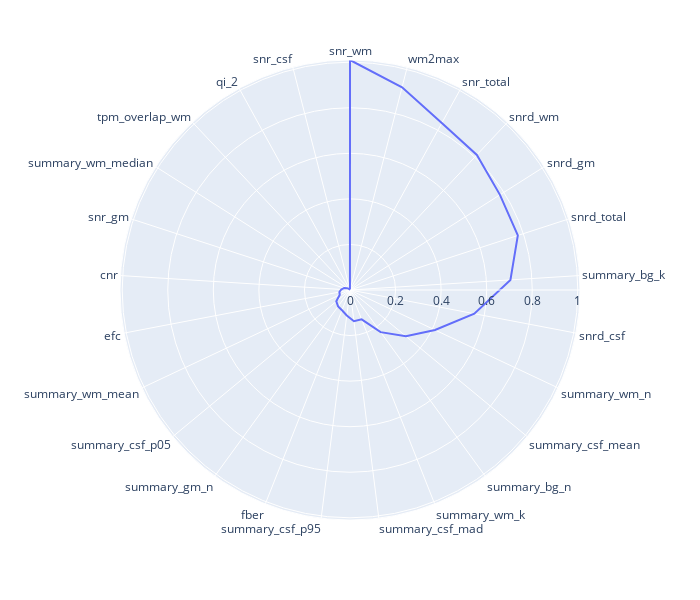

Notebook code for this chart:
### Markdown cell above
Non-surprinsingly, many coefficients have a median of zero as we saw before the that those coefficients are consistently zero across the cross-validation folds. Let's have a look only at the non-zero median features in a polar plot.

### Code cell
#Keep only non-zero median features
median_df_non0 = median_abs_df_sorted[median_abs_df_sorted['median'] != 0]

#Polar plot
radar_lg_df = pd.DataFrame({'r': median_df_non0["median"], 'theta': median_df_non0.index})
radar_lg_df["r_abs"] = radar_lg_df["r"].abs()
plt.figure(figsize=(12,18))
fig = px.line_polar(radar_lg_df, r='r_abs', theta='theta', line_close=True, width=700, height=600)
fig

### Figure 1 — Plotly figure (JSON) as saved in the notebook; plotly's stock layout.template omitted (floating-point values rounded to 4 significant figures)
{"data": [{"hovertemplate": "r_abs=%{r}<br>theta=%{theta}<extra></extra>", "legendgroup": "", "line": {"color": "#636efa", "dash": "solid"}, "marker": {"symbol": "circle"}, "mode": "lines", "name": "", "r": [1.01, 0.9189, 0.8364, 0.8136, 0.7796, 0.7746, 0.7056, 0.5555, 0.4125, 0.3184, 0.2287, 0.1386, 0.1381, 0.1124, 0.09551, 0.08885, 0.07811, 0.04972, 0.04748, 0.03836, 0.02688, 0.01532, 0.006569, 0.002561, 0.0008672, 1.01], "showlegend": false, "subplot": "polar", "theta": ["snr_wm", "wm2max", "snr_total", "snrd_wm", "snrd_gm", "snrd_total", "summary_bg_k", "snrd_csf", "summary_wm_n", "summary_csf_mean", "summary_bg_n", "summary_wm_k", "summary_csf_mad", "summary_csf_p95", "fber", "summary_gm_n", "summary_csf_p05", "summary_wm_mean", "efc", "cnr", "snr_gm", "summary_wm_median", "tpm_overlap_wm", "qi_2", "snr_csf", "snr_wm"], "type": "scatterpolar"}], "layout": {"height": 600, "legend": {"tracegroupgap": 0}, "margin": {"t": 60}, "polar": {"angularaxis": {"direction": "clockwise", "rotation": 90}, "domain": {"x": [0, 1], "y": [0, 1]}}, "width": 700}}
